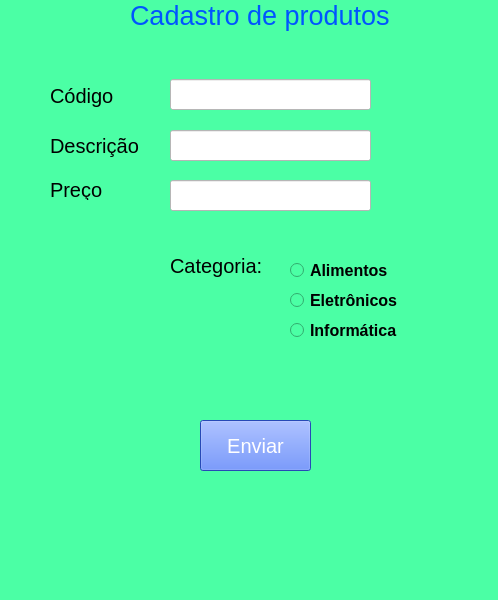
<?xml version="1.0" encoding="UTF-8"?>
<ui version="4.0">
 <class>MainWindow</class>
 <widget class="QMainWindow" name="MainWindow">
  <property name="geometry">
   <rect>
    <x>0</x>
    <width>498</width>
    <height>600</height>
   </rect>
  </property>
  <property name="windowTitle">
   <string>MainWindow</string>
  </property>
  <property name="styleSheet">
   <string notr="true">background-color: rgb(75, 255, 165);
</string>
  </property>
  <widget class="QWidget" name="centralwidget">
   <widget class="QPushButton" name="pushButton">
    <property name="geometry">
     <rect>
      <x>200</x>
      <y>420</y>
      <width>111</width>
      <height>51</height>
     </rect>
    </property>
    <property name="font">
     <font>
      <pointsize>15</pointsize>
     </font>
    </property>
    <property name="styleSheet">
     <string notr="true">background-color: rgb(55, 102, 255);
color: rgb(255, 255, 255);</string>
    </property>
    <property name="text">
     <string>Enviar</string>
    </property>
   </widget>
   <widget class="QLabel" name="label">
    <property name="geometry">
     <rect>
      <x>50</x>
      <y>80</y>
      <width>81</width>
      <height>31</height>
     </rect>
    </property>
    <property name="font">
     <font>
      <pointsize>15</pointsize>
     </font>
    </property>
    <property name="text">
     <string>Código</string>
    </property>
   </widget>
   <widget class="QLabel" name="label_2">
    <property name="geometry">
     <rect>
      <x>50</x>
      <y>130</y>
      <width>91</width>
      <height>31</height>
     </rect>
    </property>
    <property name="font">
     <font>
      <pointsize>15</pointsize>
     </font>
    </property>
    <property name="text">
     <string>Descrição</string>
    </property>
   </widget>
   <widget class="QLabel" name="label_3">
    <property name="geometry">
     <rect>
      <x>50</x>
      <y>180</y>
      <width>71</width>
      <height>20</height>
     </rect>
    </property>
    <property name="font">
     <font>
      <pointsize>15</pointsize>
     </font>
    </property>
    <property name="text">
     <string>Preço</string>
    </property>
   </widget>
   <widget class="QLineEdit" name="lineEdit">
    <property name="geometry">
     <rect>
      <x>170</x>
      <y>79</y>
      <width>201</width>
      <height>31</height>
     </rect>
    </property>
    <property name="font">
     <font>
      <pointsize>12</pointsize>
     </font>
    </property>
    <property name="styleSheet">
     <string notr="true">background-color: rgb(255, 255, 255);</string>
    </property>
   </widget>
   <widget class="QLineEdit" name="lineEdit_2">
    <property name="geometry">
     <rect>
      <x>170</x>
      <y>130</y>
      <width>201</width>
      <height>31</height>
     </rect>
    </property>
    <property name="font">
     <font>
      <pointsize>12</pointsize>
     </font>
    </property>
    <property name="styleSheet">
     <string notr="true">background-color: rgb(255, 255, 255);</string>
    </property>
   </widget>
   <widget class="QLineEdit" name="lineEdit_3">
    <property name="geometry">
     <rect>
      <x>170</x>
      <y>180</y>
      <width>201</width>
      <height>31</height>
     </rect>
    </property>
    <property name="font">
     <font>
      <pointsize>12</pointsize>
     </font>
    </property>
    <property name="styleSheet">
     <string notr="true">background-color: rgb(255, 255, 255);</string>
    </property>
   </widget>
   <widget class="QRadioButton" name="radioButton">
    <property name="geometry">
     <rect>
      <x>290</x>
      <y>290</y>
      <width>111</width>
      <height>21</height>
     </rect>
    </property>
    <property name="font">
     <font>
      <pointsize>12</pointsize>
      <weight>75</weight>
      <bold>true</bold>
     </font>
    </property>
    <property name="text">
     <string>Eletrônicos</string>
    </property>
   </widget>
   <widget class="QRadioButton" name="radioButton_2">
    <property name="geometry">
     <rect>
      <x>290</x>
      <y>320</y>
      <width>121</width>
      <height>21</height>
     </rect>
    </property>
    <property name="font">
     <font>
      <pointsize>12</pointsize>
      <weight>75</weight>
      <bold>true</bold>
     </font>
    </property>
    <property name="text">
     <string>Informática</string>
    </property>
   </widget>
   <widget class="QRadioButton" name="radioButton_3">
    <property name="geometry">
     <rect>
      <x>290</x>
      <y>260</y>
      <width>101</width>
      <height>21</height>
     </rect>
    </property>
    <property name="font">
     <font>
      <pointsize>12</pointsize>
      <weight>75</weight>
      <bold>true</bold>
     </font>
    </property>
    <property name="text">
     <string>Alimentos</string>
    </property>
   </widget>
   <widget class="QLabel" name="label_4">
    <property name="geometry">
     <rect>
      <x>130</x>
      <y>0</y>
      <width>271</width>
      <height>31</height>
     </rect>
    </property>
    <property name="font">
     <font>
      <pointsize>20</pointsize>
     </font>
    </property>
    <property name="styleSheet">
     <string notr="true">color: rgb(0, 85, 255);</string>
    </property>
    <property name="text">
     <string>Cadastro de produtos</string>
    </property>
   </widget>
   <widget class="QLabel" name="label_5">
    <property name="geometry">
     <rect>
      <x>170</x>
      <y>250</y>
      <width>101</width>
      <height>31</height>
     </rect>
    </property>
    <property name="font">
     <font>
      <pointsize>15</pointsize>
     </font>
    </property>
    <property name="text">
     <string>Categoria:</string>
    </property>
   </widget>
  </widget>
  <widget class="QMenuBar" name="menubar">
   <property name="geometry">
    <rect>
     <x>0</x>
     <y>0</y>
     <width>498</width>
     <height>21</height>
    </rect>
   </property>
  </widget>
  <widget class="QStatusBar" name="statusbar"/>
 </widget>
 <resources/>
 <connections/>
</ui>
